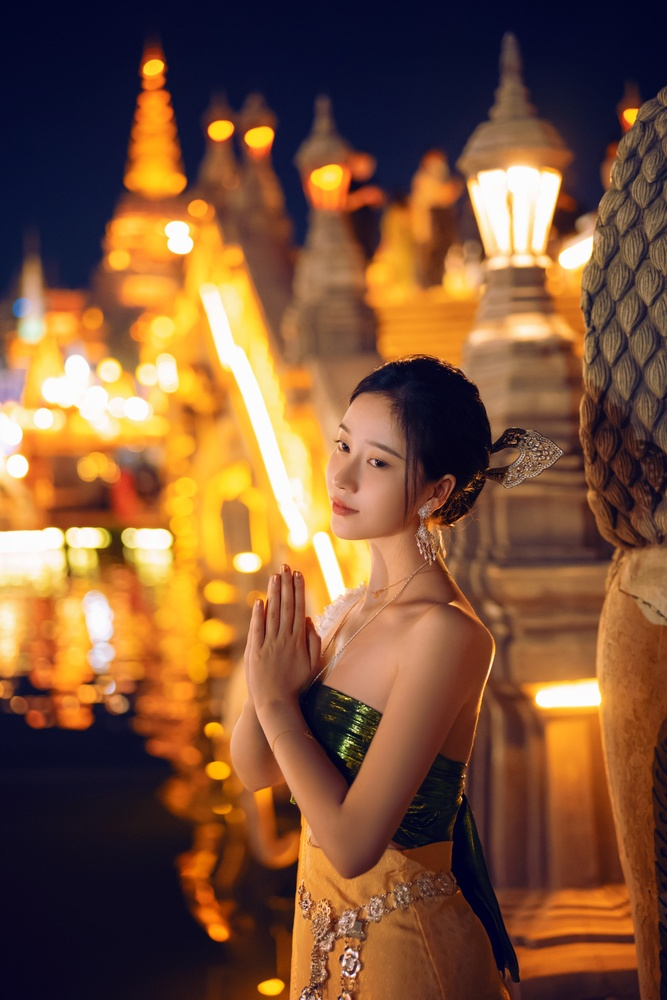
#> input picture Photos/cantikku_6.JPG, 667 x 1000 px, shrunk from 3000 x 4500 before the run
$ python draw.py
#> lines starting #> are read from the running program, lines starting #| are printed output that depends on the picture
import cv2 as cv
import numpy as np

img = cv.imread('Photos/cantikku_6.JPG')
#> img is the input picture: shape (1000, 667, 3); mean B, G, R 56.9, 85.4, 126.4
# cv.imshow('Gambar', img)

blank = np.zeros((500, 500, 3), dtype='uint8')
cv.imshow('Blank', blank)

# [7 lines of commented-out code are left out]
'''
From that command, this is the result:
    - blank = the image
    - (150, 150) = the starting point of the rectangle
    - (500, 500) = the ending point of the rectangle
    - (0, 0, 255) = the color of the rectangle with format BGR
    - thickness = the thickness of the rectangle
'''
# cv.rectangle(blank, (0, 0), (blank.shape[1]//2, blank.shape[0]//2), (0, 0, 255), thickness=-1)
# cv.imshow('Rectangle', blank)
'''
From that command, this is the result:
    - blank = the image
    - (0, 0) = the starting point of the rectangle
    - (blank.shape[1]//2, blank.shape[0]//2) = the ending point of the rectangle (the shape of the image is 500x500, so the ending point is 250x250)
    - (0, 0, 255) = the color of the rectangle with format BGR
    - thickness = the thickness of the rectangle
'''

# 3. Draw a circle
# cv.circle(blank, (blank.shape[1]//2, blank.shape[0]//2), 40, (0, 255, 0), thickness=-1)
# cv.imshow('Circle', blank)
'''
From that command, this is the result:
    - blank = the image
    - (blank.shape[1]//2, blank.shape[0]//2) = the center of the circle (the shape of the image is 500x500, so the center is 250x250)
    - 40 = the radius of the circle
    - (0, 0, 255) = the color of the circle with format BGR
    - thickness = the thickness of the circle
'''

# 4. Draw a line
# cv.line(blank, (0,0), (blank.shape[1]//2, blank.shape[0]//2), (255, 255, 255), thickness=3)
# cv.imshow('Line', blank)
'''
From that command, this is the result:
    - blank = the image
    - (0, 0) = the starting point of the line
    - (blank.shape[1]//2, blank.shape[0]//2) = the ending point of the line (the shape of the image is 500x500, so the ending point is 250x250)
    - (255, 255, 255) = the color of the line with format BGR
    - thickness = the thickness of the line
'''
cv.putText(blank, 'Hey honey~', (150, 255), cv.FONT_HERSHEY_COMPLEX, 1.0, (0, 255, 0), 1)
cv.imshow('Text', blank)
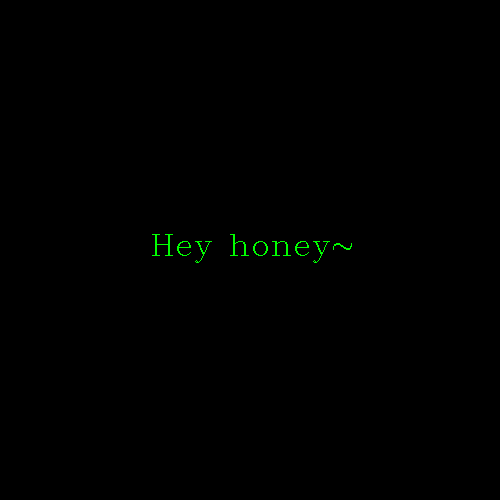
#> window 'Text': shape (500, 500, 3); mean B, G, R 0, 0.7, 0
'''
From that command, this is the result:
    - blank = the image
    - 'Hey honey~' = the text that will be written
    - (0, 255) = the starting point of the text
    - cv.FONT_HERSHEY_TRIPLEX = the font of the text
    - 1.0 = the scale of the text
    - (0, 255, 0) = the color of the text with format BGR
    - 1.0 = the thickness of the text
'''

cv.waitKey(0)
